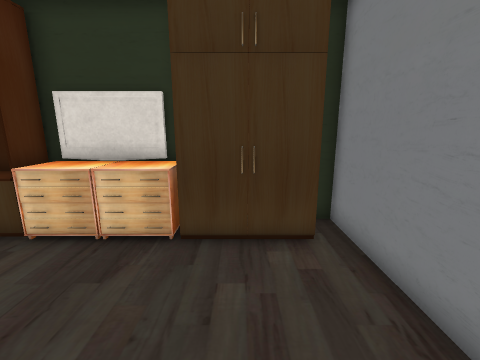
[1] (above)

18 first-person views from a walk through a scene from a Unity 3-D project. The camera is 1.3 m above the floor, tilts 12° down and sees 90° across. The floor is counted in squares, 0.45 m on a side. Each view is taken from the middle of a square. On the plan, view 1 faces up. The plan holds only what a view shows up to about 18 squares ahead; the rest is blank. The place goes on beyond the plan. The player character is not drawn. Some surface patterns are stand-ins.

[2]
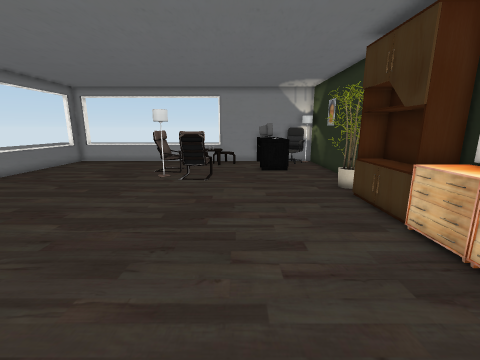

[3]
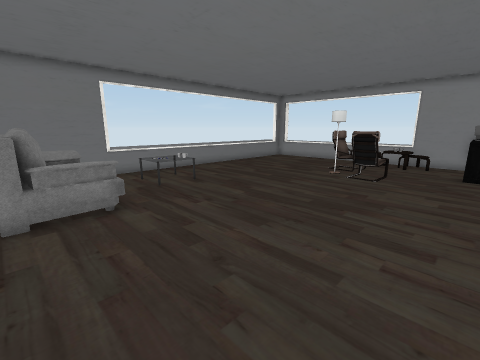

[4]
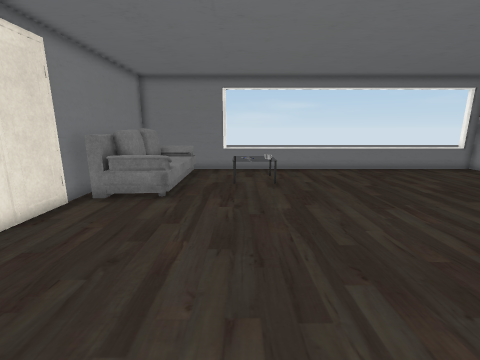

[5]
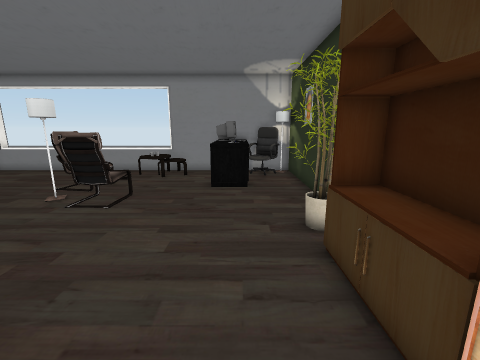

[6]
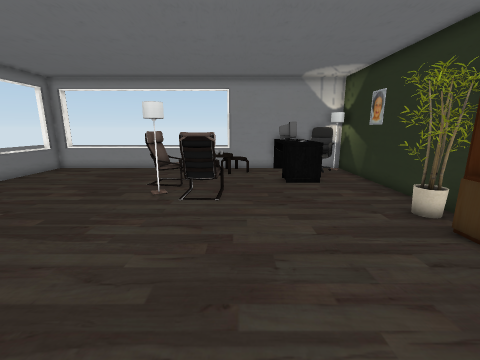

[7]
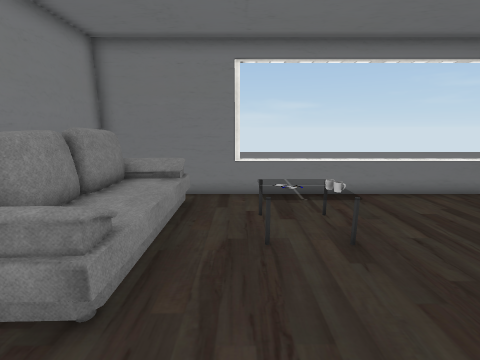

[8]
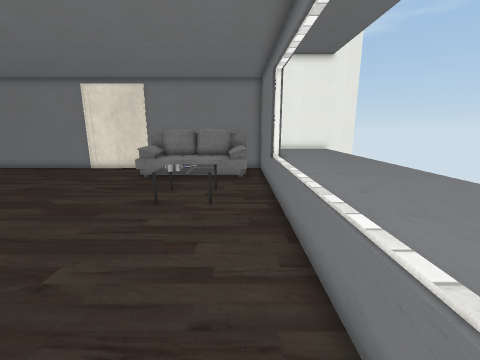

[9]
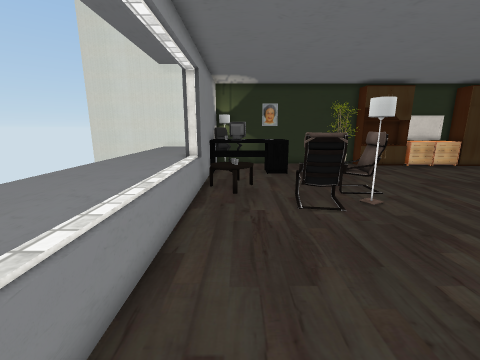

[10]
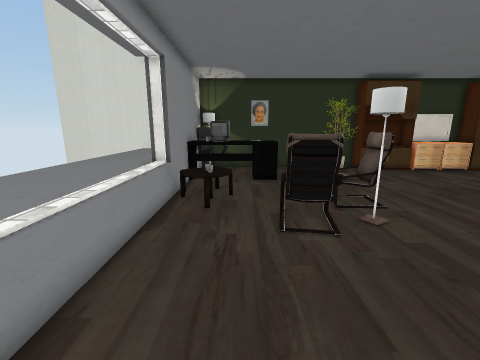

[11]
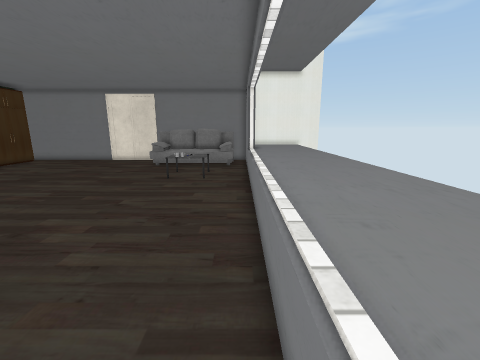

[12]
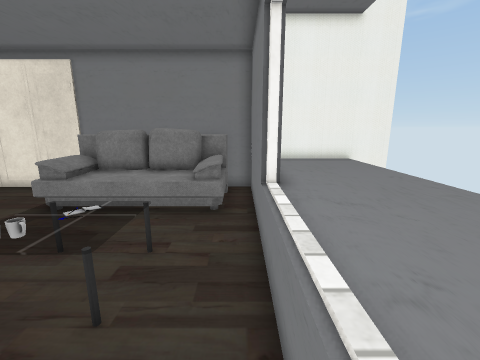

[13]
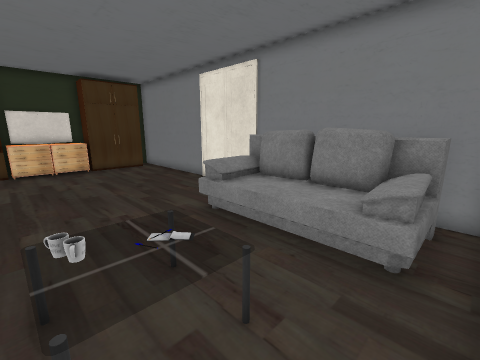

[14]
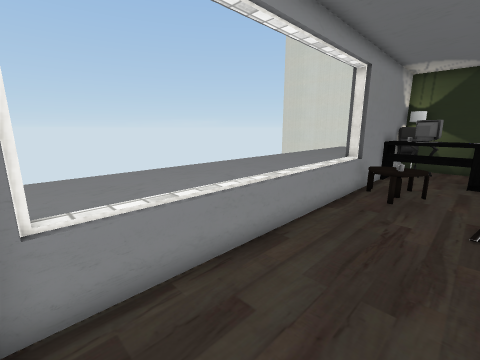

[15]
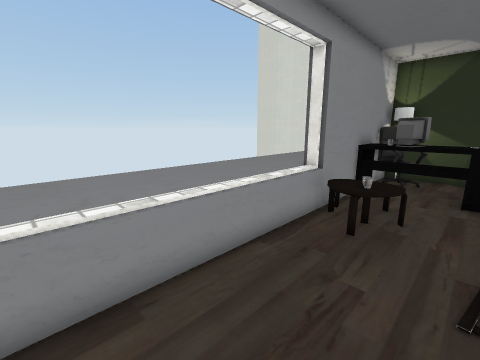

[16]
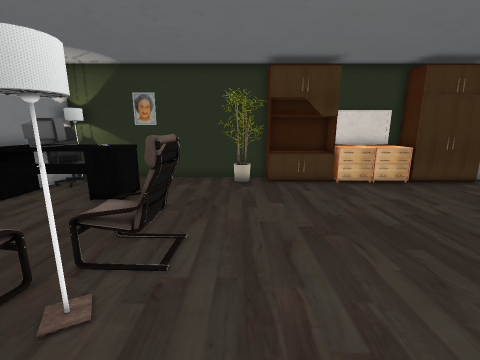

[17]
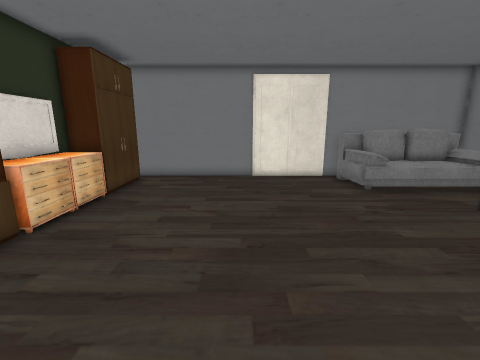

[18]
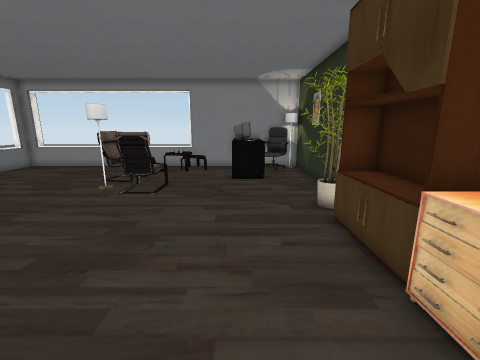

### Floor plan
Key: @ floor where view 1 was taken; # wall or solid block; x gap in a wall; . floor; = window, fence, low wall or low ledge; ^ raised ledge; T TV; E desk; C chair; L lamp; M computer; U mug; A table; O other object.
Columns run from 23 left of view 1 to 3 right of it. Each row starts with its distance up from view 1.
  8   #############  ######   #
  7   ##       #######TTTO##  #
  6   ## .......OO===#OOOO#####
  5   #C......................#
  4   #OO  E..................#
  3 ^ #MMEEE..................#
  2 ^ #.......................#
  1 ^ #.......................#
  0 ^^#OO..................@..#
 -1 ^^xOO.... #...............#
 -2 ^^^OO.... CC..............#
 -3 ^^^...  OL#...............#
 -4 ^^^...##CLL...............#
 -5 ^^^....CC.................#
 -6 ^^^................... O=O#
 -7 ^^^...................#O###
 -8 ^^^....................O=##
 -9 ^^^..............U A...O=##
-10 ^^^..............UAA...O=##
-11 ^^^..............A A..    #
-12 ^^^...................=#O##
-13 ^^#.......................#
-14   #^^^^^^^^^^^^^^^^^#######
-15     ^^^^^^^^^^^^^^^^^^^^^^#
-16   ^^ ^^^^^^^^^^^^^^^^^^^^^#

Where each view was taken, in squares from view 1:
view 1: 0 up, 0 right, facing up
view 2: 1 up, 1 right, facing left
view 3: 3 up, 2 right, facing down-left
view 4: 4 up, 4 left, facing down
view 5: 4 up, 4 left, facing left
view 6: 0 up, 3 left, facing left
view 7: 3 down, 3 left, facing down
view 8: 12 down, 15 left, facing right
view 9: 13 down, 19 left, facing up
view 10: 11 down, 18 left, facing up
view 11: 13 down, 20 left, facing right
view 12: 13 down, 9 left, facing right
view 13: 13 down, 6 left, facing up-right
view 14: 13 down, 17 left, facing up-left
view 15: 9 down, 17 left, facing up-left
view 16: 7 down, 11 left, facing up
view 17: 0 up, 12 left, facing right
view 18: 3 up, 2 left, facing left
